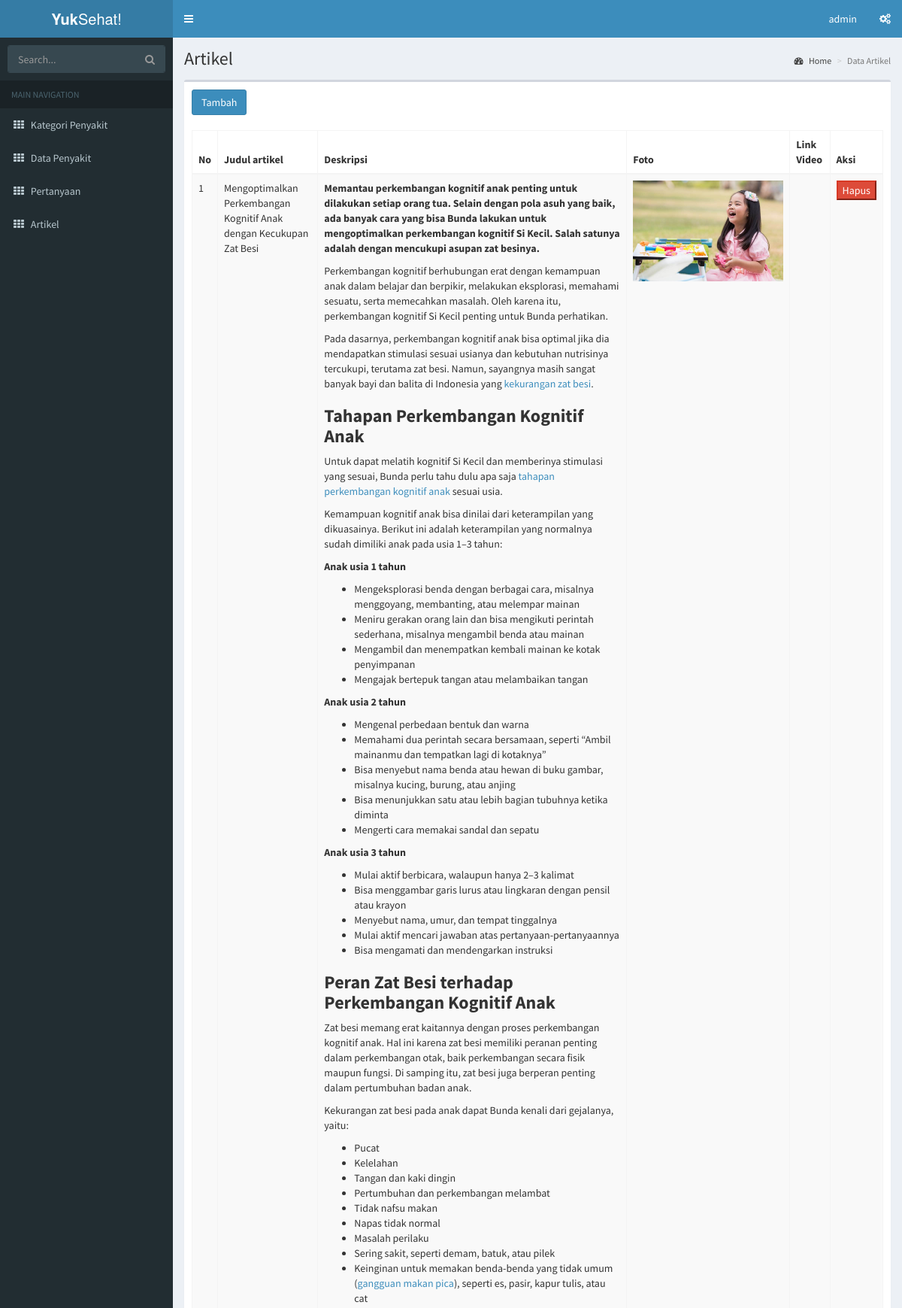
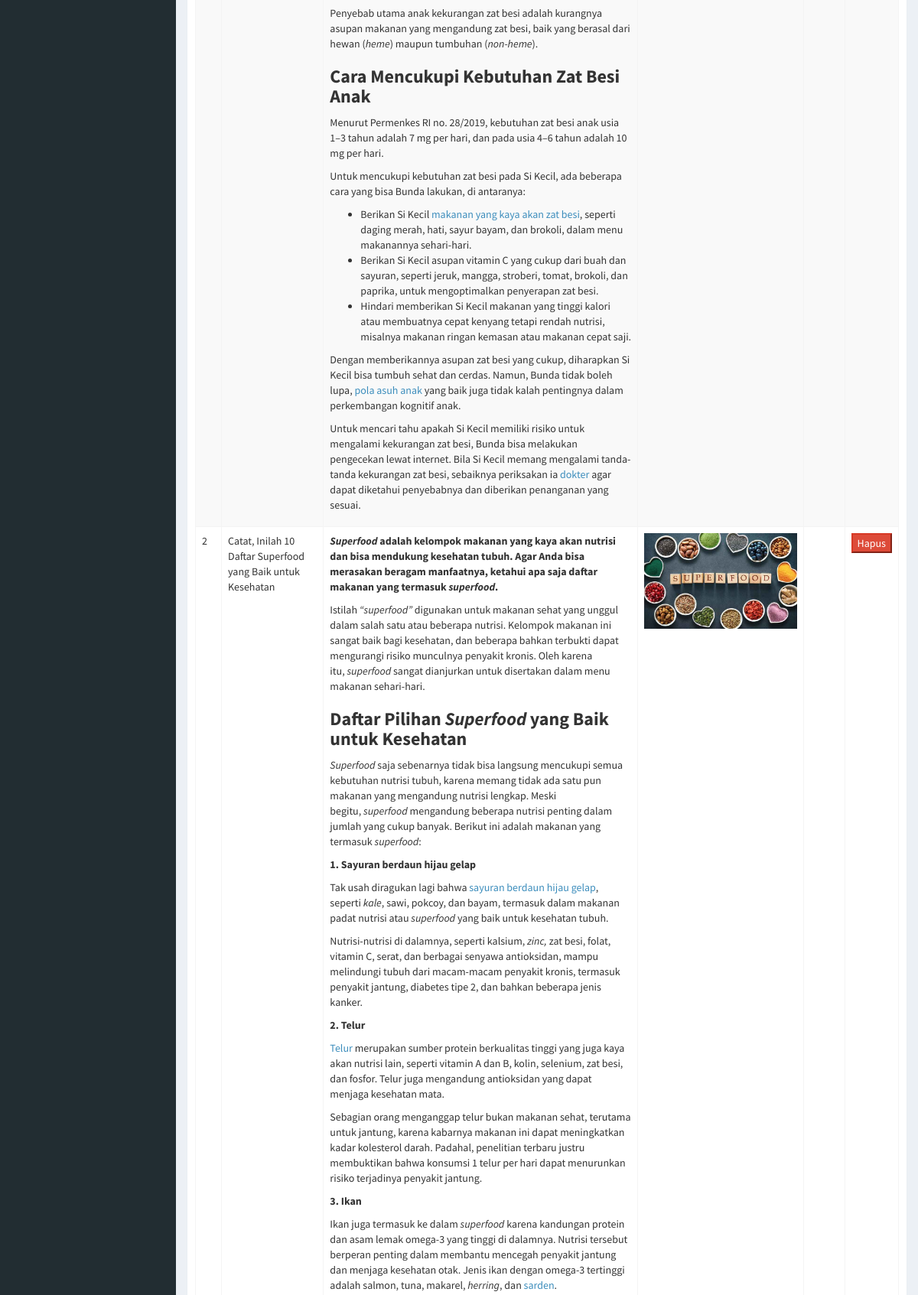
The app's page /cms/artikel/index.php (signed in, upper part) with its own data (2 pictures, top to bottom).
### tables this page shows
CREATE TABLE `artikel` (
  `id` int(11) NOT NULL,
  `judul` varchar(255) NOT NULL,
  `deskripsi` varchar(10000) NOT NULL,
  `gambar` varchar(255) DEFAULT NULL,
  `video` varchar(255) DEFAULT NULL,
  `oleh` varchar(255) DEFAULT NULL
);

### cms/artikel/index.php (the view, shortened to what this page needs)
<?php
    include '../template/header.php';
?>
<div class="content-wrapper">
    <section class="content-header">
      <h1>
        Artikel
      </h1>
      <ol class="breadcrumb">
        <li><a href="#"><i class="fa fa-dashboard"></i> Home</a></li>
        <li class="active">Data Artikel</li>
      </ol>
    </section>
    <section class="content">
      <div class="row">
        <div class="col-xs-12">
          <div class="box">
            <div class="box-header">
              <h3 class="box-title"><a href="add.php"><button class="btn btn-block btn-primary">Tambah</button></a></h3>
            </div>
            <div class="box-body">
                <table id="example1" class="table table-bordered table-striped">
                    <thead>
                        <tr>
                            <th>No</th>
                            <th>Judul artikel</th>
                            <th>Deskripsi</th>
                            <th>Foto</th>
                            <th>Link Video</th>
                            <th>Aksi</th>
                        </tr>
                    </thead>
                    <tbody>
                    <?php
                        $no = 1;
                        $sql = "select * from artikel";
                        $res = mysqli_query($koneksi, $sql);
                        while($data = mysqli_fetch_array($res)){
                    ?>
                        <tr>
                            <td><?php echo $no; ?></td>
                            <td><?php echo $data['judul']; ?></td>
                            <td><?php echo $data['deskripsi']; ?></td>
                            <td><img src="<?php echo "../../img/".$data['gambar']; ?>" width="200px"></td>
                            <td><?php echo $data['video']; ?></td>
                            <td>
                                <a href="delete.php?id=<?php echo $data['id'];?>"><button class="btn-danger">Hapus</button></a>
                            </td>
                        </tr>
                    <?php
                        $no++;
                        }
                    ?>
                    </tbody>
                </table>
            </div>
          </div>
        </div>
      </div>
    </section>
</div>
<?php
    include '../template/footer.php';
?>

### records on screen
artikel: judul "Mengoptimalkan Perkembangan Kognitif Anak dengan Kecukupan Zat Besi", deskripsi "Memantau perkembangan kognitif anak penting untuk dilakukan setiap orang tua. Selain dengan pola asuh yang baik, ada banyak cara yang bisa Bunda lakukan untuk mengoptimalkan perkembangan kognitif Si Kecil. Salah satunya adalah dengan mencukupi asupan zat besinya. Perkembangan kognitif berhubungan erat dengan kemampuan anak dalam belajar dan berpikir, melakukan eksplorasi, memahami sesuatu, serta memecahkan masalah. Oleh karena itu, perkembangan kognitif Si Kecil penting untuk Bunda perhatikan. Pada dasarnya, perkembangan kognitif anak bisa optimal jika dia mendapatkan stimulasi sesuai usianya dan kebutuhan nutrisinya tercukupi, terutama zat besi. Namun, sayangnya masih sangat banyak bayi…", gambar (picture)
artikel: judul "Catat, Inilah 10 Daftar Superfood yang Baik untuk Kesehatan", deskripsi "Superfood adalah kelompok makanan yang kaya akan nutrisi dan bisa mendukung kesehatan tubuh. Agar Anda bisa merasakan beragam manfaatnya, ketahui apa saja daftar makanan yang termasuk superfood . Istilah “superfood” digunakan untuk makanan sehat yang unggul dalam salah satu atau beberapa nutrisi. Kelompok makanan ini sangat baik bagi kesehatan, dan beberapa bahkan terbukti dapat mengurangi risiko munculnya penyakit kronis. Oleh karena itu, superfood sangat dianjurkan untuk disertakan dalam menu makanan sehari-hari. Daftar Pilihan Superfood yang Baik untuk Kesehatan Superfood saja sebenarnya tidak bisa langsung mencukupi semua kebutuhan nutrisi tubuh, karena memang tidak ada satu pun makanan…", gambar (picture)

### other values on screen
$_SESSION['username'] "admin"
